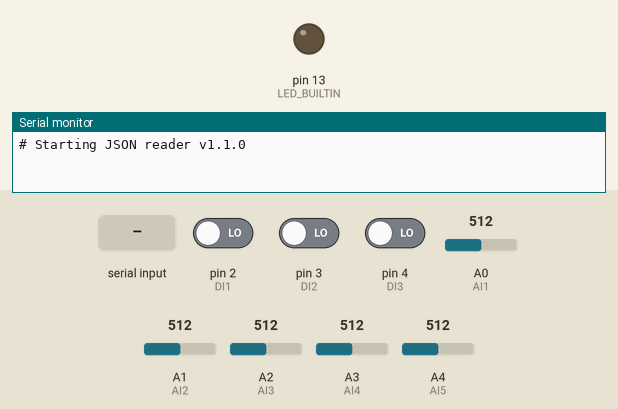
This sketch was run on a simulated Arduino Uno, built with avr-gcc and run on an emulated ATmega328P. Parts: output pins drawn as LEDs (lit = HIGH), the last lines printed to the serial monitor. Dashed ring = blinking. Inputs (shaded band) come from the test bench; at power-on: A2 (AI3) = 512, pin 2 (DI1) LOW, pin 3 (DI2) LOW, pin 4 (DI3) LOW, A0 (AI1) = 512, A1 (AI2) = 512, A3 (AI4) = 512, A4 (AI5) = 512.

Above: at 0.16 s.
At 0.88 s:
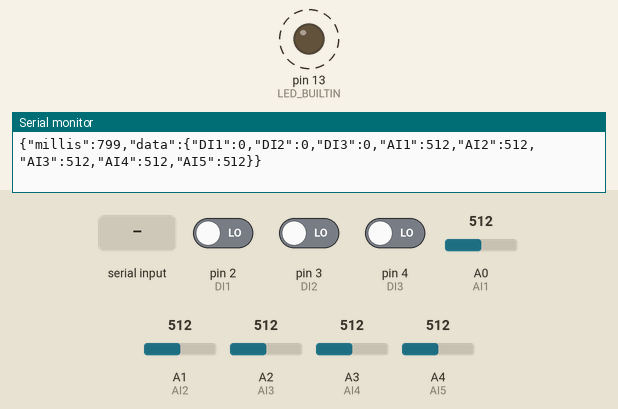
1.3 s: "p90\n" received over Serial
At 1.67 s:
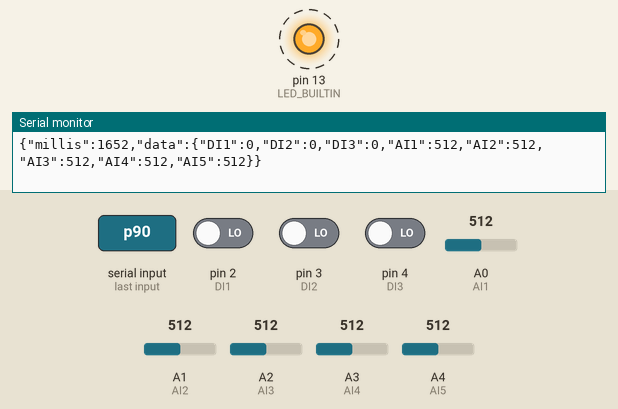
4.3 s: A2 (AI3) set to 30
Timing chart, 0 to 13.3 s (numbered marks = the images above; inputs shaded):
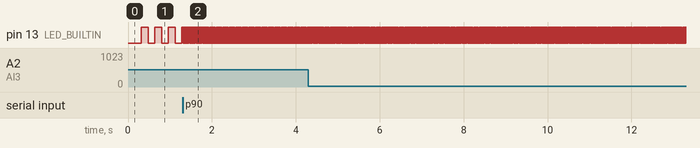

The sketch:

mads.ino
```cpp
#include <ArduinoJson.h>
#define VERSION "1.1.0"
#define BAUD_RATE 115200
// Digital inputs
#define DI1 2
#define DI2 3
#define DI3 4
// Analog pins
#define AI1 A0
#define AI2 A1
#define AI3 A2
#define AI4 A3
#define AI5 A4
// Main lood delay: this is typically a small value, used to save power
#define DELAY 40UL     // microseconds
// Sampling period: this is the time between samples, must be larger than DELAY
#define TIMESTEP 160UL // milliseconds
// Topmost field in the output JSON
#define DATA_FIELD "data"

JsonDocument doc;
String out;
const double to_V = 5.0 / 1024.0;
const double to_A = 20.0 / 2.8;

void setup() {
  // put your setup code here, to run once:
  Serial.begin(BAUD_RATE);
  Serial.print("# Starting JSON reader v" VERSION "\n");
  pinMode(LED_BUILTIN, OUTPUT);
  // Define pin modes
  pinMode(AI1, INPUT);
  pinMode(AI2, INPUT);
  pinMode(AI3, INPUT);
  pinMode(AI4, INPUT);
  pinMode(AI5, INPUT);
}

template<typename T>
T threshold_value(T value, T threshold) {
  return value > threshold ? value : 0;
}

void loop() {
  static unsigned long prev_time = 0;
  static unsigned long timestep_us = TIMESTEP * 1000;
  static unsigned long delay = DELAY;
  static unsigned int threshold = 1;
  static bool onoff = LOW, pause = false, raw = false;
  unsigned long now = micros();
  static unsigned long v = 0; // accumulator for serial values

  // Serial input
  // This allows to change parameters on the fly. Toggle parameters are read
  // as a single character, while commands that take a numeric argument
  // (integer) follow this convention: 123X, where 123 is the value and X is the
  // command. The commands are always single characters and correspond
  // to the following switch cases:
  char ch;
  // Read serial in
  if (Serial.available()) {
    ch = Serial.read();
    switch (ch) {
      case '0'...'9': // numeric value accumulator
        v = v * 10 + ch - '0';
        break;
      case 'p': // set timestep_us to the current accumulator value
        timestep_us = constrain(v * 1000, 1000, 1E6);
        v = 0;
        break;
      case 'd': // set delay to the current accumulator value
        delay = constrain(v, 1, timestep_us / 10.0);
        v = 0;
        break;
      case 't': // set threshold to the current accumulator value
        threshold = constrain(v, 0, 1023);
        v = 0;
        break;
      case 'x': // toggle pause mode
        pause = !pause;
        break;
      case 'r': // toggle raw mode
        raw = !raw;
        break;
      case '?': // provide inline help
        Serial.print("Version: " VERSION "\n");
        Serial.print("Usage:\n");
        Serial.print("- 10p  set sampling period to 10 milliseconds (now ");
        Serial.print(timestep_us / 1000);
        Serial.print(" ms)\n- 30d  set loop delay to 30 microseconds (now ");
        Serial.print(delay);
        Serial.print(" us)\n- 280t set threshold to 280 (now ");
        Serial.print(threshold);
        Serial.print(")\n");
        Serial.print("- x    toggle pause\n");
        Serial.print("- r    toggle raw output\n");
        break;
      default:
        v = 0;
    }
  }

  if (pause) return;

  if (now - prev_time >= timestep_us) {
    bool active = false;
    digitalWrite(LED_BUILTIN, onoff);
    onoff = !onoff;
    doc["millis"] = millis();

    // Digital inputs
    doc[DATA_FIELD]["DI1"] = digitalRead(DI1);
    doc[DATA_FIELD]["DI2"] = digitalRead(DI2);
    doc[DATA_FIELD]["DI3"] = digitalRead(DI3);

    // Analog Inputs
    doc[DATA_FIELD]["AI1"] = threshold_value<int>(analogRead(AI1), threshold);
    active = active || (doc[DATA_FIELD]["AI1"].as<double>() > 0);
    doc[DATA_FIELD]["AI2"] = threshold_value<int>(analogRead(AI2), threshold);
    active = active || (doc[DATA_FIELD]["AI2"].as<double>() > 0);
    doc[DATA_FIELD]["AI3"] = threshold_value<int>(analogRead(AI3), threshold);
    active = active || (doc[DATA_FIELD]["AI3"].as<double>() > 0);
    doc[DATA_FIELD]["AI4"] = threshold_value<int>(analogRead(AI4), threshold);
    active = active || (doc[DATA_FIELD]["AI4"].as<double>() > 0);
    doc[DATA_FIELD]["AI5"] = threshold_value<int>(analogRead(AI5), threshold);
    active = active || (doc[DATA_FIELD]["AI5"].as<double>() > 0);
    if (active > 0) {
      if (raw) {
        Serial.print(doc[DATA_FIELD]["AI1"].as<double>());
        Serial.print(" ");
        Serial.print(doc[DATA_FIELD]["AI2"].as<double>());
        Serial.print(" ");
        Serial.print(doc[DATA_FIELD]["AI3"].as<double>());
        Serial.print(" ");
        Serial.print(doc[DATA_FIELD]["AI4"].as<double>());
        Serial.print(" ");
        Serial.print(doc[DATA_FIELD]["AI5"].as<double>());
        Serial.print("\n");
      } else {
        serializeJson(doc, out);
        Serial.print(out);
        Serial.print("\n");
      }
    }
    prev_time = now;
  }
  delayMicroseconds(delay);
}
```

Measured:
- after the input at 1.3 s, pin 13 (LED_BUILTIN): alternates HIGH for 0.01 s and LOW for 0.01 s, starting at once
- by itself, pin 13 (LED_BUILTIN): alternates HIGH for 0.16 s and LOW for 0.16 s
